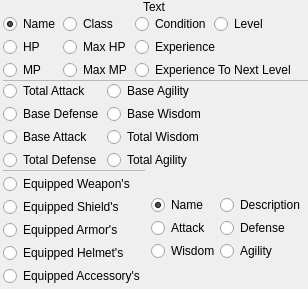
           <widget class="QFrame" name="frame_6">
            <property name="sizePolicy">
             <sizepolicy hsizetype="Preferred" vsizetype="Preferred">
              <horstretch>0</horstretch>
              <verstretch>0</verstretch>
             </sizepolicy>
            </property>
            <layout class="QVBoxLayout" name="verticalLayout_43">
             <property name="spacing">
              <number>0</number>
             </property>
             <property name="margin">
              <number>0</number>
             </property>
             <item>
              <widget class="QLabel" name="label_5">
               <property name="sizePolicy">
                <sizepolicy hsizetype="Preferred" vsizetype="Fixed">
                 <horstretch>0</horstretch>
                 <verstretch>0</verstretch>
                </sizepolicy>
               </property>
               <property name="text">
                <string>Text</string>
               </property>
               <property name="alignment">
                <set>Qt::AlignCenter</set>
               </property>
              </widget>
             </item>
             <item>
              <widget class="QWidget" name="widget_5" native="true">
               <layout class="QVBoxLayout" name="verticalLayout_11">
                <property name="spacing">
                 <number>0</number>
                </property>
                <property name="leftMargin">
                 <number>3</number>
                </property>
                <property name="topMargin">
                 <number>0</number>
                </property>
                <property name="rightMargin">
                 <number>0</number>
                </property>
                <property name="bottomMargin">
                 <number>0</number>
                </property>
                <item>
                 <layout class="QHBoxLayout" name="horizontalLayout_4">
                  <property name="spacing">
                   <number>3</number>
                  </property>
                  <item>
                   <layout class="QVBoxLayout" name="verticalLayout_40">
                    <property name="spacing">
                     <number>3</number>
                    </property>
                    <item>
                     <widget class="QRadioButton" name="rbPartyMemberName">
                      <property name="sizePolicy">
                       <sizepolicy hsizetype="Fixed" vsizetype="Fixed">
                        <horstretch>0</horstretch>
                        <verstretch>0</verstretch>
                       </sizepolicy>
                      </property>
                      <property name="text">
                       <string>Name</string>
                      </property>
                      <property name="checked">
                       <bool>true</bool>
                      </property>
                     </widget>
                    </item>
                    <item>
                     <widget class="QRadioButton" name="rbPartyMemberHP">
                      <property name="sizePolicy">
                       <sizepolicy hsizetype="Fixed" vsizetype="Fixed">
                        <horstretch>0</horstretch>
                        <verstretch>0</verstretch>
                       </sizepolicy>
                      </property>
                      <property name="text">
                       <string>HP</string>
                      </property>
                     </widget>
                    </item>
                    <item>
                     <widget class="QRadioButton" name="rbPartyMemberMP">
                      <property name="sizePolicy">
                       <sizepolicy hsizetype="Fixed" vsizetype="Fixed">
                        <horstretch>0</horstretch>
                        <verstretch>0</verstretch>
                       </sizepolicy>
                      </property>
                      <property name="text">
                       <string>MP</string>
                      </property>
                     </widget>
                    </item>
                   </layout>
                  </item>
                  <item>
                   <layout class="QVBoxLayout" name="verticalLayout_41">
                    <property name="spacing">
                     <number>3</number>
                    </property>
                    <item>
                     <widget class="QRadioButton" name="rbPartyMemberClass">
                      <property name="sizePolicy">
                       <sizepolicy hsizetype="Fixed" vsizetype="Fixed">
                        <horstretch>0</horstretch>
                        <verstretch>0</verstretch>
                       </sizepolicy>
                      </property>
                      <property name="text">
                       <string>Class</string>
                      </property>
                     </widget>
                    </item>
                    <item>
                     <widget class="QRadioButton" name="rbPartyMemberMaxHP">
                      <property name="sizePolicy">
                       <sizepolicy hsizetype="Fixed" vsizetype="Fixed">
                        <horstretch>0</horstretch>
                        <verstretch>0</verstretch>
                       </sizepolicy>
                      </property>
                      <property name="text">
                       <string>Max HP</string>
                      </property>
                     </widget>
                    </item>
                    <item>
                     <widget class="QRadioButton" name="rbPartyMemberMaxMP">
                      <property name="sizePolicy">
                       <sizepolicy hsizetype="Fixed" vsizetype="Fixed">
                        <horstretch>0</horstretch>
                        <verstretch>0</verstretch>
                       </sizepolicy>
                      </property>
                      <property name="text">
                       <string>Max MP</string>
                      </property>
                     </widget>
                    </item>
                   </layout>
                  </item>
                  <item>
                   <layout class="QVBoxLayout" name="verticalLayout_42">
                    <property name="spacing">
                     <number>3</number>
                    </property>
                    <item>
                     <layout class="QHBoxLayout" name="horizontalLayout_5">
                      <property name="spacing">
                       <number>3</number>
                      </property>
                      <item>
                       <widget class="QRadioButton" name="rbPartyMemberCondition">
                        <property name="sizePolicy">
                         <sizepolicy hsizetype="Fixed" vsizetype="Fixed">
                          <horstretch>0</horstretch>
                          <verstretch>0</verstretch>
                         </sizepolicy>
                        </property>
                        <property name="text">
                         <string>Condition</string>
                        </property>
                       </widget>
                      </item>
                      <item>
                       <widget class="QRadioButton" name="rbPartyMemberLevel">
                        <property name="sizePolicy">
                         <sizepolicy hsizetype="Preferred" vsizetype="Fixed">
                          <horstretch>0</horstretch>
                          <verstretch>0</verstretch>
                         </sizepolicy>
                        </property>
                        <property name="text">
                         <string>Level</string>
                        </property>
                       </widget>
                      </item>
                     </layout>
                    </item>
                    <item>
                     <widget class="QRadioButton" name="rbPartyMemberTotalExperience">
                      <property name="sizePolicy">
                       <sizepolicy hsizetype="Fixed" vsizetype="Fixed">
                        <horstretch>0</horstretch>
                        <verstretch>0</verstretch>
                       </sizepolicy>
                      </property>
                      <property name="text">
                       <string>Experience</string>
                      </property>
                     </widget>
                    </item>
                    <item>
                     <widget class="QRadioButton" name="rbPartyMemberExperienceToNextLevel">
                      <property name="sizePolicy">
                       <sizepolicy hsizetype="Fixed" vsizetype="Fixed">
                        <horstretch>0</horstretch>
                        <verstretch>0</verstretch>
                       </sizepolicy>
                      </property>
                      <property name="text">
                       <string>Experience To Next Level</string>
                      </property>
                     </widget>
                    </item>
                   </layout>
                  </item>
                  <item>
                   <spacer name="horizontalSpacer_5">
                    <property name="orientation">
                     <enum>Qt::Horizontal</enum>
                    </property>
                    <property name="sizeHint" stdset="0">
                     <size>
                      <width>10</width>
                      <height>20</height>
                     </size>
                    </property>
                   </spacer>
                  </item>
                 </layout>
                </item>
                <item>
                 <widget class="QFrame" name="frame_7">
                  <property name="minimumSize">
                   <size>
                    <width>0</width>
                    <height>1</height>
                   </size>
                  </property>
                  <property name="maximumSize">
                   <size>
                    <width>16777215</width>
                    <height>1</height>
                   </size>
                  </property>
                  <property name="frameShape">
                   <enum>QFrame::StyledPanel</enum>
                  </property>
                  <property name="frameShadow">
                   <enum>QFrame::Raised</enum>
                  </property>
                 </widget>
                </item>
                <item>
                 <layout class="QHBoxLayout" name="horizontalLayout_7">
                  <property name="spacing">
                   <number>3</number>
                  </property>
                  <item>
                   <layout class="QVBoxLayout" name="verticalLayout_9">
                    <property name="spacing">
                     <number>3</number>
                    </property>
                    <item>
                     <widget class="QRadioButton" name="rbPartyMemberTotalAttack">
                      <property name="sizePolicy">
                       <sizepolicy hsizetype="Fixed" vsizetype="Fixed">
                        <horstretch>0</horstretch>
                        <verstretch>0</verstretch>
                       </sizepolicy>
                      </property>
                      <property name="text">
                       <string>Total Attack</string>
                      </property>
                     </widget>
                    </item>
                    <item>
                     <widget class="QRadioButton" name="rbPartyMemberBaseDefense">
                      <property name="sizePolicy">
                       <sizepolicy hsizetype="Fixed" vsizetype="Fixed">
                        <horstretch>0</horstretch>
                        <verstretch>0</verstretch>
                       </sizepolicy>
                      </property>
                      <property name="text">
                       <string>Base Defense</string>
                      </property>
                     </widget>
                    </item>
                    <item>
                     <widget class="QRadioButton" name="rbPartyMemberBaseAttack">
                      <property name="sizePolicy">
                       <sizepolicy hsizetype="Fixed" vsizetype="Fixed">
                        <horstretch>0</horstretch>
                        <verstretch>0</verstretch>
                       </sizepolicy>
                      </property>
                      <property name="text">
                       <string>Base Attack</string>
                      </property>
                     </widget>
                    </item>
                    <item>
                     <widget class="QRadioButton" name="rbPartyMemberTotalDefense">
                      <property name="sizePolicy">
                       <sizepolicy hsizetype="Fixed" vsizetype="Fixed">
                        <horstretch>0</horstretch>
                        <verstretch>0</verstretch>
                       </sizepolicy>
                      </property>
                      <property name="text">
                       <string>Total Defense</string>
                      </property>
                     </widget>
                    </item>
                   </layout>
                  </item>
                  <item>
                   <layout class="QVBoxLayout" name="verticalLayout_39">
                    <property name="spacing">
                     <number>3</number>
                    </property>
                    <item>
                     <widget class="QRadioButton" name="rbPartyMemberBaseAgility">
                      <property name="sizePolicy">
                       <sizepolicy hsizetype="Fixed" vsizetype="Fixed">
                        <horstretch>0</horstretch>
                        <verstretch>0</verstretch>
                       </sizepolicy>
                      </property>
                      <property name="text">
                       <string>Base Agility</string>
                      </property>
                     </widget>
                    </item>
                    <item>
                     <widget class="QRadioButton" name="rbPartyMemberBaseWisdom">
                      <property name="sizePolicy">
                       <sizepolicy hsizetype="Fixed" vsizetype="Fixed">
                        <horstretch>0</horstretch>
                        <verstretch>0</verstretch>
                       </sizepolicy>
                      </property>
                      <property name="text">
                       <string>Base Wisdom</string>
                      </property>
                     </widget>
                    </item>
                    <item>
                     <widget class="QRadioButton" name="rbPartyMemberTotalWisdom">
                      <property name="sizePolicy">
                       <sizepolicy hsizetype="Fixed" vsizetype="Fixed">
                        <horstretch>0</horstretch>
                        <verstretch>0</verstretch>
                       </sizepolicy>
                      </property>
                      <property name="text">
                       <string>Total Wisdom</string>
                      </property>
                     </widget>
                    </item>
                    <item>
                     <widget class="QRadioButton" name="rbPartyMemberTotalAgility">
                      <property name="sizePolicy">
                       <sizepolicy hsizetype="Fixed" vsizetype="Fixed">
                        <horstretch>0</horstretch>
                        <verstretch>0</verstretch>
                       </sizepolicy>
                      </property>
                      <property name="text">
                       <string>Total Agility</string>
                      </property>
                     </widget>
                    </item>
                   </layout>
                  </item>
                  <item>
                   <spacer name="horizontalSpacer_4">
                    <property name="orientation">
                     <enum>Qt::Horizontal</enum>
                    </property>
                    <property name="sizeHint" stdset="0">
                     <size>
                      <width>10</width>
                      <height>20</height>
                     </size>
                    </property>
                   </spacer>
                  </item>
                 </layout>
                </item>
                <item>
                 <layout class="QHBoxLayout" name="horizontalLayout_10">
                  <property name="spacing">
                   <number>3</number>
                  </property>
                  <property name="rightMargin">
                   <number>3</number>
                  </property>
                  <property name="bottomMargin">
                   <number>3</number>
                  </property>
                  <item>
                   <layout class="QVBoxLayout" name="verticalLayout_8">
                    <property name="spacing">
                     <number>3</number>
                    </property>
                    <item>
                     <widget class="QFrame" name="frame_8">
                      <property name="minimumSize">
                       <size>
                        <width>0</width>
                        <height>1</height>
                       </size>
                      </property>
                      <property name="maximumSize">
                       <size>
                        <width>16777215</width>
                        <height>1</height>
                       </size>
                      </property>
                      <property name="frameShape">
                       <enum>QFrame::StyledPanel</enum>
                      </property>
                      <property name="frameShadow">
                       <enum>QFrame::Raised</enum>
                      </property>
                     </widget>
                    </item>
                    <item>
                     <widget class="QRadioButton" name="rbPartyMemberEquippedWeapon">
                      <property name="sizePolicy">
                       <sizepolicy hsizetype="Fixed" vsizetype="Fixed">
                        <horstretch>0</horstretch>
                        <verstretch>0</verstretch>
                       </sizepolicy>
                      </property>
                      <property name="text">
                       <string>Equipped Weapon's</string>
                      </property>
                     </widget>
                    </item>
                    <item>
                     <widget class="QRadioButton" name="rbPartyMemberEquippedShield">
                      <property name="sizePolicy">
                       <sizepolicy hsizetype="Fixed" vsizetype="Fixed">
                        <horstretch>0</horstretch>
                        <verstretch>0</verstretch>
                       </sizepolicy>
                      </property>
                      <property name="text">
                       <string>Equipped Shield's</string>
                      </property>
                     </widget>
                    </item>
                    <item>
                     <widget class="QRadioButton" name="rbPartyMemberEquippedArmor">
                      <property name="sizePolicy">
                       <sizepolicy hsizetype="Fixed" vsizetype="Fixed">
                        <horstretch>0</horstretch>
                        <verstretch>0</verstretch>
                       </sizepolicy>
                      </property>
                      <property name="text">
                       <string>Equipped Armor's</string>
                      </property>
                     </widget>
                    </item>
                    <item>
                     <widget class="QRadioButton" name="rbPartyMemberEquippedHelmet">
                      <property name="sizePolicy">
                       <sizepolicy hsizetype="Fixed" vsizetype="Fixed">
                        <horstretch>0</horstretch>
                        <verstretch>0</verstretch>
                       </sizepolicy>
                      </property>
                      <property name="text">
                       <string>Equipped Helmet's</string>
                      </property>
                     </widget>
                    </item>
                    <item>
                     <widget class="QRadioButton" name="rbPartyMemberEquippedAccessory">
                      <property name="sizePolicy">
                       <sizepolicy hsizetype="Fixed" vsizetype="Fixed">
                        <horstretch>0</horstretch>
                        <verstretch>0</verstretch>
                       </sizepolicy>
                      </property>
                      <property name="text">
                       <string>Equipped Accessory's</string>
                      </property>
                     </widget>
                    </item>
                   </layout>
                  </item>
                  <item>
                   <widget class="QFrame" name="frmPartyMemberEquipment">
                    <layout class="QHBoxLayout" name="horizontalLayout_11">
                     <property name="spacing">
                      <number>0</number>
                     </property>
                     <property name="leftMargin">
                      <number>3</number>
                     </property>
                     <property name="topMargin">
                      <number>0</number>
                     </property>
                     <property name="rightMargin">
                      <number>0</number>
                     </property>
                     <property name="bottomMargin">
                      <number>0</number>
                     </property>
                     <item>
                      <layout class="QVBoxLayout" name="verticalLayout_7">
                       <property name="spacing">
                        <number>3</number>
                       </property>
                       <item>
                        <spacer name="verticalSpacer_3">
                         <property name="orientation">
                          <enum>Qt::Vertical</enum>
                         </property>
                         <property name="sizeHint" stdset="0">
                          <size>
                           <width>20</width>
                           <height>10</height>
                          </size>
                         </property>
                        </spacer>
                       </item>
                       <item>
                        <widget class="QRadioButton" name="rbPartyMemberEquipmentName">
                         <property name="sizePolicy">
                          <sizepolicy hsizetype="Fixed" vsizetype="Fixed">
                           <horstretch>0</horstretch>
                           <verstretch>0</verstretch>
                          </sizepolicy>
                         </property>
                         <property name="text">
                          <string>Name</string>
                         </property>
                         <property name="checked">
                          <bool>true</bool>
                         </property>
                        </widget>
                       </item>
                       <item>
                        <widget class="QRadioButton" name="rbPartyMemberEquipmentAttack">
                         <property name="sizePolicy">
                          <sizepolicy hsizetype="Fixed" vsizetype="Fixed">
                           <horstretch>0</horstretch>
                           <verstretch>0</verstretch>
                          </sizepolicy>
                         </property>
                         <property name="text">
                          <string>Attack</string>
                         </property>
                        </widget>
                       </item>
                       <item>
                        <widget class="QRadioButton" name="rbPartyMemberEquipmentWisdom">
                         <property name="sizePolicy">
                          <sizepolicy hsizetype="Fixed" vsizetype="Fixed">
                           <horstretch>0</horstretch>
                           <verstretch>0</verstretch>
                          </sizepolicy>
                         </property>
                         <property name="text">
                          <string>Wisdom</string>
                         </property>
                        </widget>
                       </item>
                       <item>
                        <spacer name="verticalSpacer_2">
                         <property name="orientation">
                          <enum>Qt::Vertical</enum>
                         </property>
                         <property name="sizeHint" stdset="0">
                          <size>
                           <width>20</width>
                           <height>10</height>
                          </size>
                         </property>
                        </spacer>
                       </item>
                      </layout>
                     </item>
                     <item>
                      <layout class="QVBoxLayout" name="verticalLayout_10">
                       <property name="spacing">
                        <number>3</number>
                       </property>
                       <item>
                        <spacer name="verticalSpacer_4">
                         <property name="orientation">
                          <enum>Qt::Vertical</enum>
                         </property>
                         <property name="sizeHint" stdset="0">
                          <size>
                           <width>20</width>
                           <height>10</height>
                          </size>
                         </property>
                        </spacer>
                       </item>
                       <item>
                        <widget class="QRadioButton" name="rbPartyMemberEquipmentDescription">
                         <property name="text">
                          <string>Description</string>
                         </property>
                        </widget>
                       </item>
                       <item>
                        <widget class="QRadioButton" name="rbPartyMemberEquipmentDefense">
                         <property name="sizePolicy">
                          <sizepolicy hsizetype="Fixed" vsizetype="Fixed">
                           <horstretch>0</horstretch>
                           <verstretch>0</verstretch>
                          </sizepolicy>
                         </property>
                         <property name="text">
                          <string>Defense</string>
                         </property>
                        </widget>
                       </item>
                       <item>
                        <widget class="QRadioButton" name="rbPartyMemberEquipmentAgility">
                         <property name="sizePolicy">
                          <sizepolicy hsizetype="Fixed" vsizetype="Fixed">
                           <horstretch>0</horstretch>
                           <verstretch>0</verstretch>
                          </sizepolicy>
                         </property>
                         <property name="text">
                          <string>Agility</string>
                         </property>
                        </widget>
                       </item>
                       <item>
                        <spacer name="verticalSpacer_5">
                         <property name="orientation">
                          <enum>Qt::Vertical</enum>
                         </property>
                         <property name="sizeHint" stdset="0">
                          <size>
                           <width>20</width>
                           <height>10</height>
                          </size>
                         </property>
                        </spacer>
                       </item>
                      </layout>
                     </item>
                    </layout>
                   </widget>
                  </item>
                 </layout>
                </item>
               </layout>
              </widget>
             </item>
            </layout>
           </widget>
